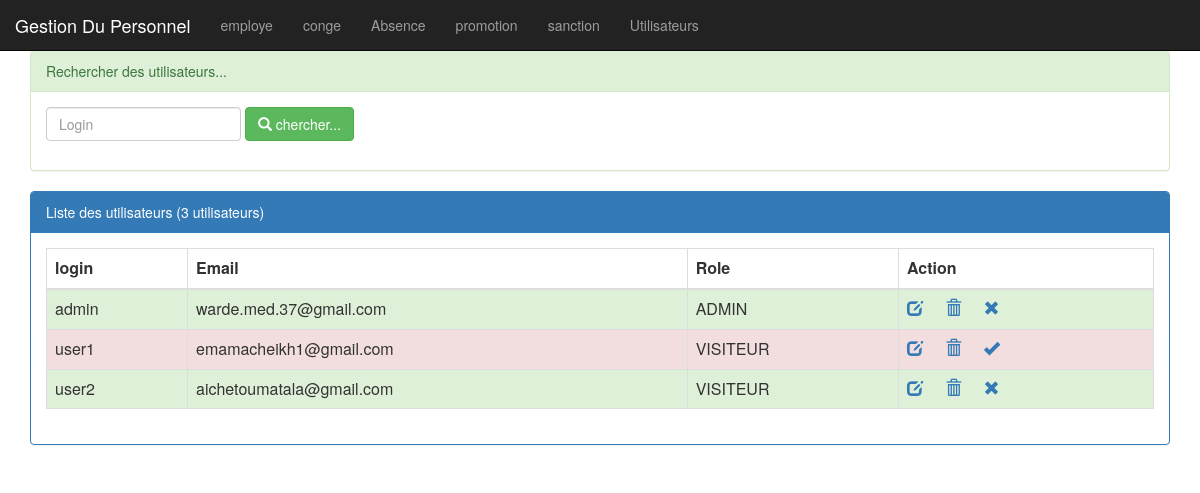
Screenshot of /pages/utilisateurs.php (signed in) with the database file from the repository.
### tables this page shows
CREATE TABLE IF NOT EXISTS `utilisateur`(
  `iduser` int(4) AUTO_INCREMENT PRIMARY KEY,
  `login` varchar(50),
  `email` varchar(255),
  `role` varchar(50),        
  `etat` int(1),
  `pwd` varchar(255)
);

### pages/utilisateurs.php (the view, shortened to what this page needs)
<?php
    require_once("connexiondb.php");
    $login=isset($_GET['login'])?$_GET['login']:"";
    $requeteUser="select * from utilisateur where login like '%$login%'";
    $requeteCount="select count(*) countUser from utilisateur";
    $resultatUser=$pdo->query($requeteUser);
    $resultatCount=$pdo->query($requeteCount);
    $tabCount=$resultatCount->fetch();
    $nbrUser=$tabCount['countUser'];
?>
<HTML>
    <head>
        <link rel="stylesheet" type="text/css" href="../css/bootstrap.min.css">
        <link rel="stylesheet" type="text/css" href="../css/monstyle.css">
    </head>
    <body>
        <?php include("menu.php"); ?>
        <div class="container">
            <div class="panel panel-success margetop">
                <div class="panel-heading">Rechercher des utilisateurs...</div>
                <div class="panel-body">
                    <form method="get" action="utilisateurs.php" class="form-inline">
                        <div class="form-group">
                           <input type="text" name="login"
                                  placeholder="Login"
                                  class="form-control"
                                  value="<?php echo $login ?>"/>
                        </div>
                        <button type="submit" class="btn btn-success">
                            <span class="glyphicon glyphicon-search"></span>
                            chercher...
                        </button>
                   </form>
               </div>
           </div>
           <div class="panel panel-primary">
                <div class="panel-heading">Liste des utilisateurs (<?php echo $nbrUser ?> utilisateurs)</div>
                <div class="panel-body">
                    <table class="table table-striped table-bordered">
                       <thead>
                         <tr>
                             <th>login</th><th>Email</th><th>Role</th><th>Action</th>
                         </tr>
                       </thead>
                       <tbody>
                          <?php while($user=$resultatUser->fetch()){ ?>
                            <tr class="<?php echo $user['etat']==1?'success':'danger'?>">
                                 <td><?php echo $user['login'] ?> </td>
                                 <td><?php echo $user['email'] ?> </td>
                                 <td><?php echo $user['role'] ?> </td>
                                    <td>
                                       <a href="editerUtilisateur.php?idUser=<?php echo $user['iduser'] ?> ">
                                           <span class="glyphicon glyphicon-edit"></span>
                                       </a>
                                       <a onclick="return confirm('Etes vous sur de vouloir supprimer employe cet Utilisateur')"
                                           href="supprimerUtilisateur.php?idUser=<?php echo $user['iduser'] ?> ">
                                           <span class="glyphicon glyphicon-trash"></span>
                                       </a>
                                        <a href="activerUtilisateur.php?idUser=<?php echo $user['iduser'] ?>&etat=<?php echo $user['etat'] ?>">
                                            <?php
                                                if($user['etat']==1)
                                                     echo '<span class="glyphicon glyphicon-remove"></span>';
                                                else
                                                     echo '<span class="glyphicon glyphicon-ok"></span>';
                                            ?>
                                        </a>
                                    </td>
                            </tr>
                          <?php } ?>
                        </tbody>
                    </table>
                </div>
            </div>
        </div>
    </body>
</HTML>

### css/monstyle.css (style rules this page uses)
.margetop { margin-top: 50px; }

### rows the page displays
utilisateur: login "admin", email "warde.med.37@gmail.com", role "ADMIN", etat 1 (drawn)
utilisateur: login "user1", email "emamacheikh1@gmail.com", role "VISITEUR", etat 0 (drawn)
utilisateur: login "user2", email "aichetoumatala@gmail.com", role "VISITEUR", etat 1 (drawn)

### other values shown
$nbrUser "3"
